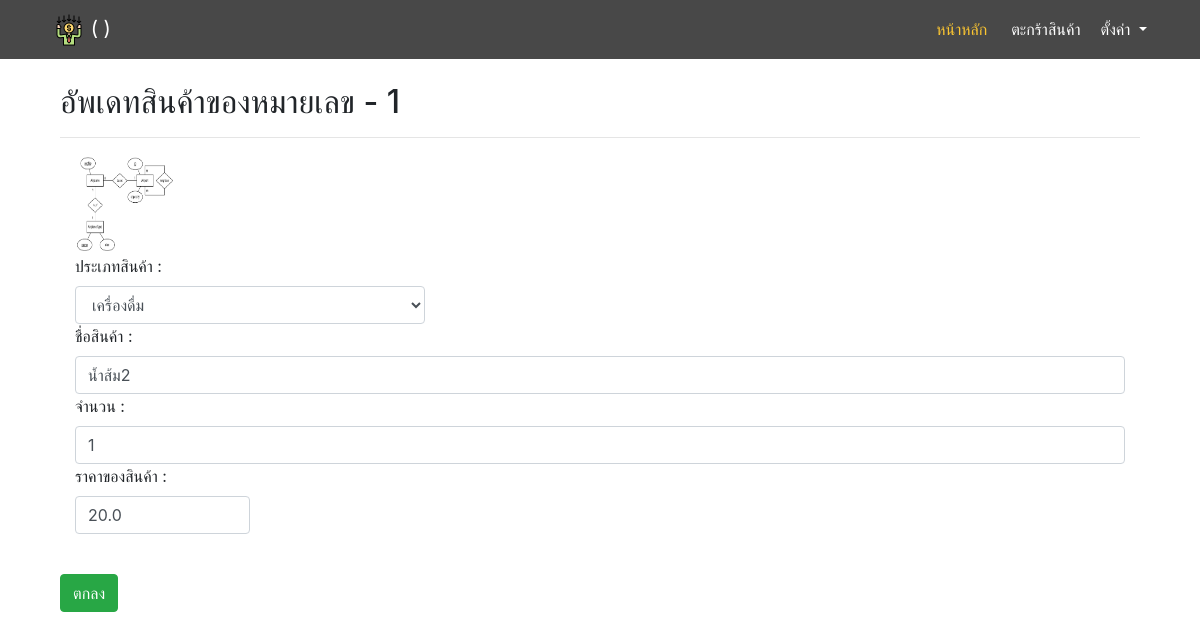
The app's page /manage/product/1 with its own data.
### main/models.py (models this page shows, shortened)
class Product(models.Model):
    type = models.ForeignKey(Type, on_delete=models.PROTECT,null=True)
    name = models.CharField(max_length=255)
    description = models.CharField(max_length=255,null=True)
    price = models.FloatField()
    stock = models.IntegerField()
    picture = models.ImageField(upload_to='product_pic',null=True,blank=True)

class Type(models.Model):
    type_name = models.CharField(max_length=255)

### manage/views.py (the view, shortened to what this page needs)
# urls.py: path('product/<int:product_id>',views.product_update,name='pup'),
def product_update(request,product_id):
    page_title = 'Update Product = %d' %product_id
    product = Product.objects.get(pk=product_id)
    type = Type.objects.all()
    notice = ''
    context={
        'num':product_id,
        'product':product,
        'type':type,
        'notice':notice,
        'page_title':page_title
    }
    return render(request,'manage/product_form2.html',context=context)

### manage/templates/manage/product_form2.html (shortened to what this page needs)
{% extends 'base.html' %}
{% block content %}
 <div class="container">
  {% if product.id %}
  <form method="POST" action="{% url 'pup' product_id=num %}" enctype="multipart/form-data">
    <h2>อัพเดทสินค้าของหมายเลข - {{num}}</h2>
    <hr>
      {% endif %}
      <div class="form-group">
        <div class="col">
          {% if product.id %}
          <img src="{{product.picture.url}}" height='100' width='100'><br>
          <label>ประเภทสินค้า :</label>
          <select name="txt" class="form-control col-4">
            {% for t in type %}
            <option value="{{t.id}}" {% if product.type.id == t.id %} selected {% endif %}>{{t.type_name}}</option>
            {% endfor %}
          </select>
          {% endif %}
        </div>
        <div class="col">
          <label>ชื่อสินค้า :</label>
          <input type="text" class="form-control" name="txt_2" value="{{product.name}}" required>
        </div>
        <div class="col">
          <label>จำนวน :</label>
          <input type="text" class="form-control" name="txt_3" value="{{product.stock}}" required>
        </div>
        <div class="col">
          <label>ราคาของสินค้า :</label>
          <input type="text" class="form-control col-2" name="txt_4" value="{{product.price}}" required>
        </div><br>
      </div>
      <input type="submit" class="btn btn-success" value="ตกลง">
    </form><br>
</div>
{% endblock %}

### records on screen
Product: picture (picture), txt "เครื่องดื่ม", txt_2 "น้ำส้ม2", txt_3 "1", txt_4 "20.0"

### other values on screen
{{ num }} "1"
